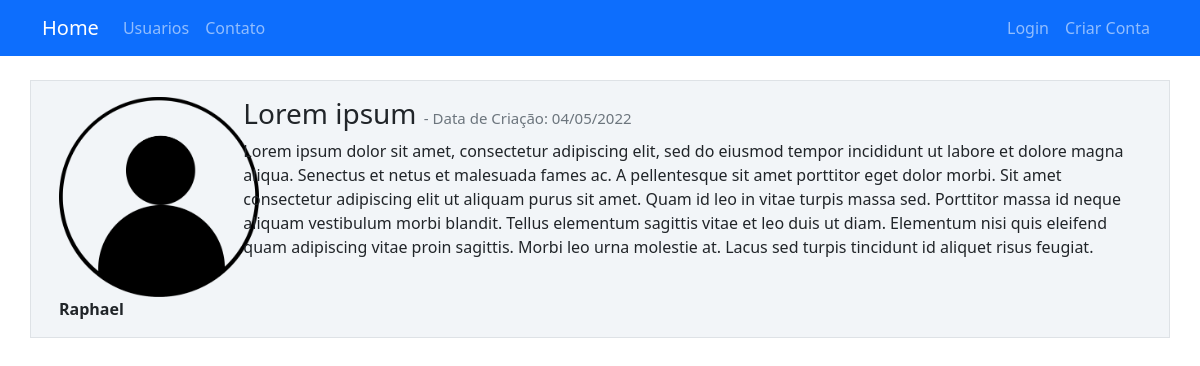
/2, run on the app's committed database.
### comunidadeimpressionadora/models.py (models this page shows, shortened)
class Usuario(database.Model, UserMixin):
    id = database.Column(database.Integer, primary_key=True)
    username = database.Column(database.String, nullable=False, unique=True)
    email = database.Column(database.String, nullable=False, unique=True)
    senha = database.Column(database.String, nullable=False)
    foto_perfil = database.Column(database.String, default='default.jpg')
    posts = database.relationship('Post', backref='autor', lazy=True)
    cursos = database.Column(database.String, nullable=False, default='Não Informado')

class Post(database.Model):
    id = database.Column(database.Integer, primary_key=True)
    titulo = database.Column(database.String, nullable=False)
    corpo = database.Column(database.Text, nullable=False)
    data_criacao = database.Column(database.DateTime, nullable=False, default=datetime.utcnow)
    id_usuario = database.Column(database.Integer, database.ForeignKey('usuario.id'), nullable=False)

### comunidadeimpressionadora/routes.py (the view)
@app.route('/<post_id>', methods=['GET', 'POST'])
def exibir_post(post_id):
    post = Post.query.get(post_id)
    if current_user == post.autor:
        form = FormEditarPost()
        if request.method == 'GET':
            form.titulo.data = post.titulo
            form.corpo.data = post.corpo
        elif form.validate_on_submit():
            post.titulo = form.titulo.data
            post.corpo = form.corpo.data
            database.session.commit()
            flash('Post atualizado com sucesso', 'alert-success')
            return redirect(url_for('home'))
    else:
        form = None
    return render_template('editarpost.html', post=post, form=form)

### comunidadeimpressionadora/templates/editarpost.html (shortened to what this page needs)
{% extends 'base.html' %}
{% block body %}
<div class="container">
    <div class="row border mt-4 p-3 cssposts ">
        <div class="col col-2">
            <div class="image pe-2"> <img src="{{ url_for('static', filename='fotos_perfil/{}'.format(post.autor.foto_perfil)) }}" class="rounded" width="200"> </div>
            <strong>{{ post.autor.username }}</strong><br>
        </div>
        <div class="col col-10">
            <h3>{{ post.titulo }}
                <small class="text-muted" style="font-size: 15px"> - Data de Criação: {{ post.data_criacao.strftime('%d/%m/%Y') }}
                </small>
            </h3>
            <p>{{ post.corpo }}</p>
        </div>
    </div>
</div>
{% endblock %}

### comunidadeimpressionadora/static/main.css (style rules this page uses)
.cssposts { background: #f2f5f8 !important; }

### data on the page
Usuario: foto_perfil (placeholder picture), autor.username "Raphael"
Post: titulo "Lorem ipsum", data_criacao "04/05/2022", corpo "Lorem ipsum dolor sit amet, consectetur adipiscing elit, sed do eiusmod tempor incididunt ut labore et dolore magna aliqua. Senectus et netus et malesuada fames ac. A pellentesque sit amet porttitor eget dolor morbi. Sit amet consectetur adipiscing elit ut aliquam purus sit amet. Quam id leo in vitae turpis massa sed. Porttitor massa id neque aliquam vestibulum morbi blandit. Tellus elementum sagittis vitae et leo duis ut diam. Elementum nisi quis eleifend quam adipiscing vitae proin sagittis. Morbi leo urna molestie at. Lacus sed turpis tincidunt id aliquet risus feugiat."
